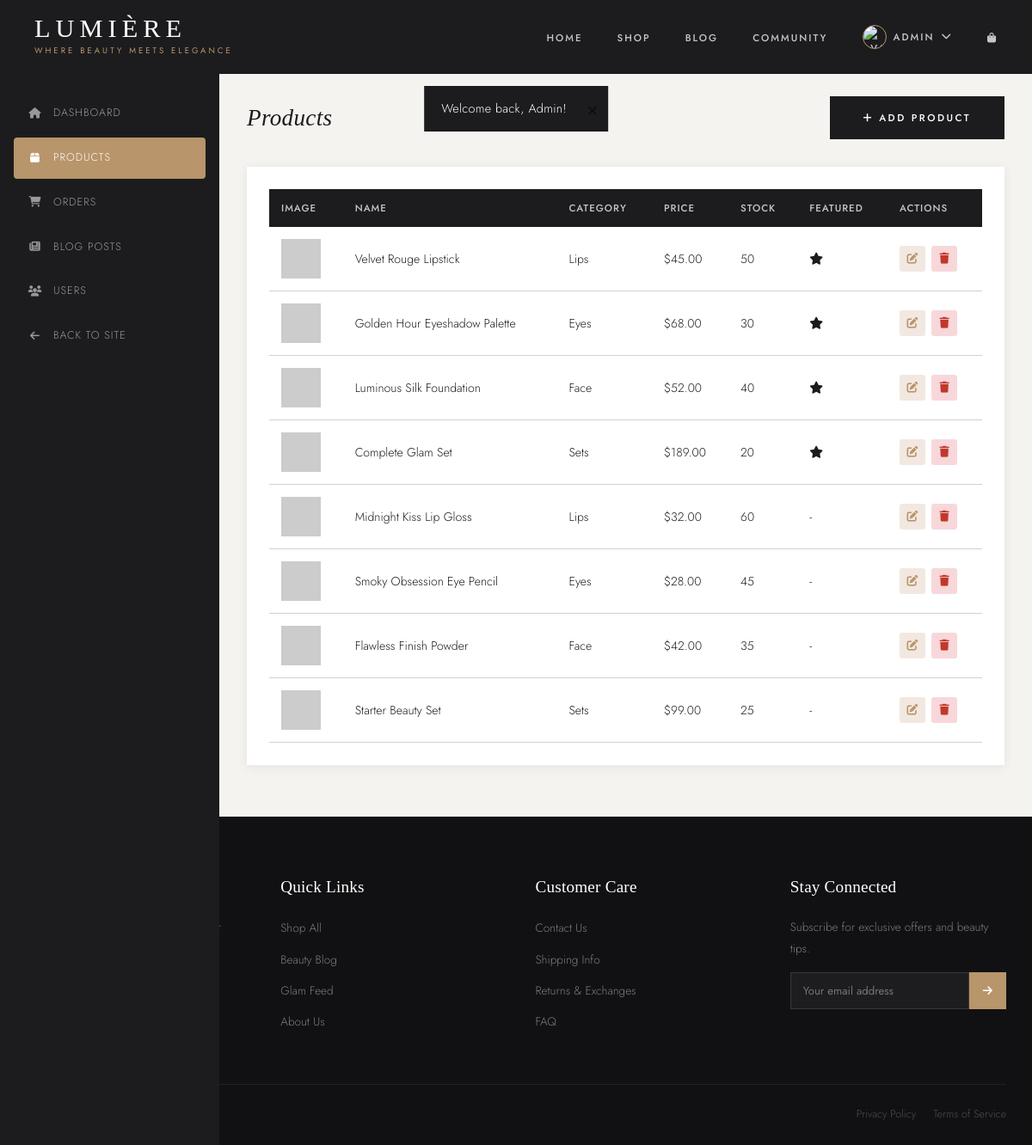
/admin/products.php (signed in), run on the app's committed database.
### tables this page shows
CREATE TABLE products (
    id INT PRIMARY KEY AUTO_INCREMENT,
    name VARCHAR(255) NOT NULL,
    description TEXT,
    price DECIMAL(10, 2) NOT NULL,
    category ENUM('Lips', 'Eyes', 'Face', 'Sets') NOT NULL,
    image VARCHAR(255) NOT NULL,
    stock INT DEFAULT 0,
    featured TINYINT(1) DEFAULT 0,
    created_at TIMESTAMP DEFAULT CURRENT_TIMESTAMP
);

### includes/db.php (called while the page is built, shortened)
<?php
function h($string) {
    return htmlspecialchars($string, ENT_QUOTES, 'UTF-8');
}

### admin/products.php (the view, shortened to what this page needs)
<?php
require_once '../includes/db.php';
$stmt = $pdo->query("SELECT * FROM products ORDER BY created_at DESC");
$products = $stmt->fetchAll();
require_once '../includes/header.php';
?>
<div class="admin-layout">
    <aside class="admin-sidebar">
        <ul class="admin-sidebar-menu">
            <li><a href="dashboard.php"><i class="fas fa-home"></i> Dashboard</a></li>
            <li><a href="products.php" class="active"><i class="fas fa-box"></i> Products</a></li>
            <li><a href="orders.php"><i class="fas fa-shopping-cart"></i> Orders</a></li>
            <li><a href="blogs.php"><i class="fas fa-newspaper"></i> Blog Posts</a></li>
            <li><a href="users.php"><i class="fas fa-users"></i> Users</a></li>
            <li><a href="../index.php"><i class="fas fa-arrow-left"></i> Back to Site</a></li>
        </ul>
    </aside>
    <div class="admin-main">
        <div class="admin-header">
            <h1>Products</h1>
            <a href="add-product.php" class="btn btn-primary">
                <i class="fas fa-plus"></i> Add Product
            </a>
        </div>
        <div class="admin-card">
            <?php if (empty($products)): ?>
            <p style="color: var(--color-gray);">No products yet. <a href="add-product.php">Add your first product</a></p>
            <?php else: ?>
            <table class="admin-table">
                <thead>
                    <tr>
                        <th>Image</th>
                        <th>Name</th>
                        <th>Category</th>
                        <th>Price</th>
                        <th>Stock</th>
                        <th>Featured</th>
                        <th>Actions</th>
                    </tr>
                </thead>
                <tbody>
                    <?php foreach ($products as $product): ?>
                    <tr>
                        <td>
                            <img src="../uploads/products/<?php echo h($product['image']); ?>"
                                 alt="<?php echo h($product['name']); ?>"
                                 onerror="this.src='https://placehold.co/50x50/f5f0e8/c9a84c?text=P'">
                        </td>
                        <td><?php echo h($product['name']); ?></td>
                        <td><?php echo h($product['category']); ?></td>
                        <td>$<?php echo number_format($product['price'], 2); ?></td>
                        <td><?php echo $product['stock']; ?></td>
                        <td><?php echo $product['featured'] ? '<i class="fas fa-star" style="color: var(--color-gold);"></i>' : '-'; ?></td>
                        <td>
                            <div class="action-btns">
                                <a href="edit-product.php?id=<?php echo $product['id']; ?>" class="action-btn action-btn-edit" title="Edit">
                                    <i class="fas fa-edit"></i>
                                </a>
                                <form method="POST" style="display: inline;" onsubmit="return confirm('Are you sure you want to delete this product?');">
                                    <button type="submit" name="delete_product" class="action-btn action-btn-delete" title="Delete">
                                        <i class="fas fa-trash"></i>
                                    </button>
                                </form>
                            </div>
                        </td>
                    </tr>
                    <?php endforeach; ?>
                </tbody>
            </table>
            <?php endif; ?>
        </div>
    </div>
</div>
<?php require_once '../includes/footer.php'; ?>

### css/style.css (style rules this page uses)
:root { --ivory: #FAF7F2; --charcoal: #1C1C1E; --charcoal-2: #2C2C2E; --rose-gold: #B8956A; --rose-gold-lt: #C9A96E; --blush: #F2E8E1; --blush-dark: #E8D5C8; --white: #FFFFFF; --muted: #8A8A8E; --muted-light: #D1D1D6; --success: #34A853; --error: #C0392B; --warning: #E67E22; --font-head: 'Cormorant Garamond', Georgia, serif; --font-body: 'Jost', 'Helvetica Neue', sans-serif; --ease: cubic-bezier(0.25, 0.46, 0.45, 0.94); --trans: all 0.35s var(--ease); --shadow-sm: 0 2px 12px rgba(28,28,30,0.07); --shadow-md: 0 8px 32px rgba(28,28,30,0.12); --shadow-lg: 0 20px 60px rgba(28,28,30,0.15); }
*, *::before, *::after { margin: 0; padding: 0; box-sizing: border-box; }
html { scroll-behavior: smooth; }
body { font-family: var(--font-body); font-weight: 300; font-size: 15px; line-height: 1.75; color: var(--charcoal); background-color: var(--ivory); -webkit-font-smoothing: antialiased; }
a { text-decoration: none; color: inherit; transition: var(--trans); }
ul { list-style: none; }
img { max-width: 100%; height: auto; display: block; }
button { cursor: pointer; font-family: inherit; border: none; background: none; }
h1, h2, h3, h4, h5, h6 { font-family: var(--font-head); font-weight: 400; line-height: 1.25; color: var(--charcoal); letter-spacing: 0.01em; }
h1 { font-size: clamp(2.8rem, 6vw, 5rem); }
.btn { display: inline-block; padding: 14px 38px; font-family: var(--font-body); font-size: 0.72rem; font-weight: 500; letter-spacing: 2.5px; text-transform: uppercase; cursor: pointer; transition: var(--trans); border: none; position: relative; overflow: hidden; }
.btn-primary { background: var(--charcoal); color: var(--white); border: 1.5px solid var(--charcoal); }
.admin-layout { display: flex; min-height: 100vh; padding-top: 80px; }
.admin-sidebar { width: 255px; background: var(--charcoal); padding: 28px 0; position: fixed; top: 80px; left: 0; bottom: 0; overflow-y: auto; }
.admin-sidebar-menu { padding: 0 16px; }
.admin-sidebar-menu li { margin-bottom: 4px; }
.admin-sidebar-menu a { display: flex; align-items: center; gap: 12px; padding: 13px 16px; color: rgba(255,255,255,0.55); font-size: 0.78rem; letter-spacing: 1px; text-transform: uppercase; border-radius: 4px; transition: var(--trans); }
.admin-sidebar-menu a:hover, .admin-sidebar-menu a.active { background: var(--rose-gold); color: var(--white); }
.admin-sidebar-menu i { width: 18px; text-align: center; }
.admin-main { flex: 1; margin-left: 255px; padding: 32px; background: #F5F3EF; }
.admin-header { display: flex; justify-content: space-between; align-items: center; margin-bottom: 32px; }
.admin-header h1 { font-size: 1.7rem; font-style: italic; }
.admin-card { background: var(--white); padding: 26px; margin-bottom: 28px; box-shadow: var(--shadow-sm); }
.admin-table { width: 100%; border-collapse: collapse; }
.admin-table th { text-align: left; padding: 12px 14px; background: var(--charcoal); color: rgba(255,255,255,0.75); font-weight: 500; font-size: 0.72rem; letter-spacing: 1px; text-transform: uppercase; }
.admin-table td { padding: 14px; border-bottom: 1px solid var(--muted-light); vertical-align: middle; font-size: 0.88rem; }
.admin-table img { width: 46px; height: 46px; object-fit: cover; }
.action-btns { display: flex; gap: 7px; }
.action-btn { width: 30px; height: 30px; display: flex; align-items: center; justify-content: center; font-size: 0.8rem; border-radius: 3px; transition: var(--trans); }
.action-btn-edit { background: var(--blush); color: var(--rose-gold); }
.action-btn-delete { background: #F8D7DA; color: var(--error); }

### data on the page
products: name "Velvet Rouge Lipstick", category "Lips", price "45.00", stock "50", featured 1 (drawn)
products: name "Golden Hour Eyeshadow Palette", category "Eyes", price "68.00", stock "30", featured 1 (drawn)
products: name "Luminous Silk Foundation", category "Face", price "52.00", stock "40", featured 1 (drawn)
products: name "Complete Glam Set", category "Sets", price "189.00", stock "20", featured 1 (drawn)
products: name "Midnight Kiss Lip Gloss", category "Lips", price "32.00", stock "60"
products: name "Smoky Obsession Eye Pencil", category "Eyes", price "28.00", stock "45"
products: name "Flawless Finish Powder", category "Face", price "42.00", stock "35"
products: name "Starter Beauty Set", category "Sets", price "99.00", stock "25"

### other printed values
$flash['message'] "Welcome back, Admin!"
$_SESSION['user_name'] "ADMIN"
